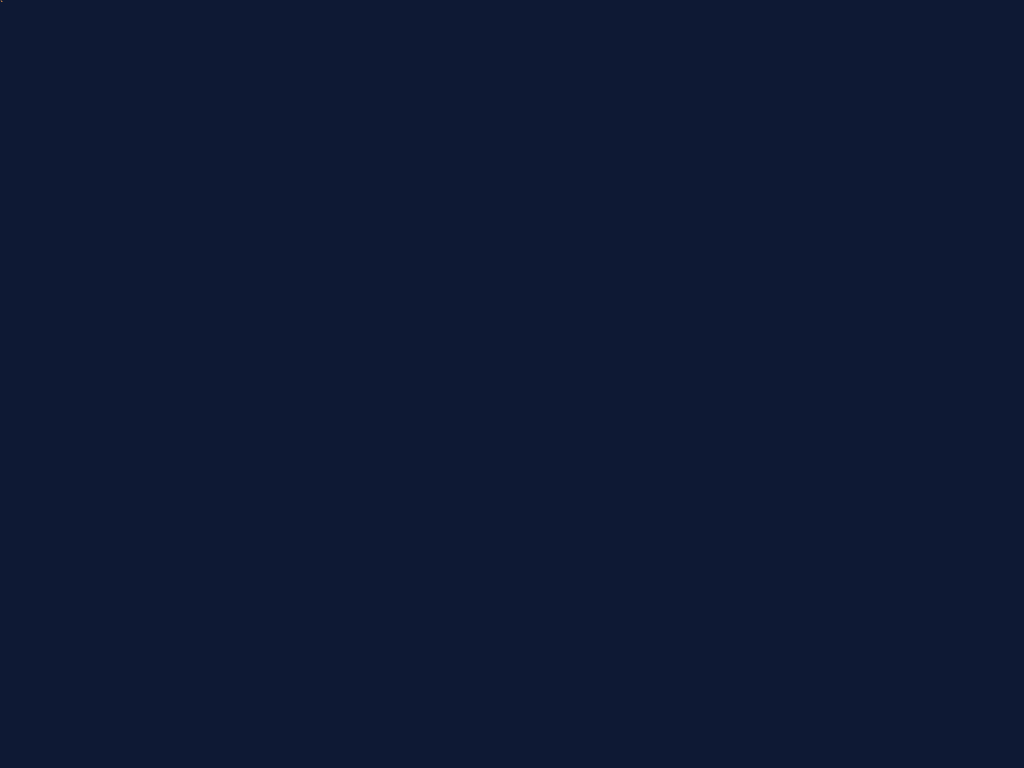
Frame 1 (no input)
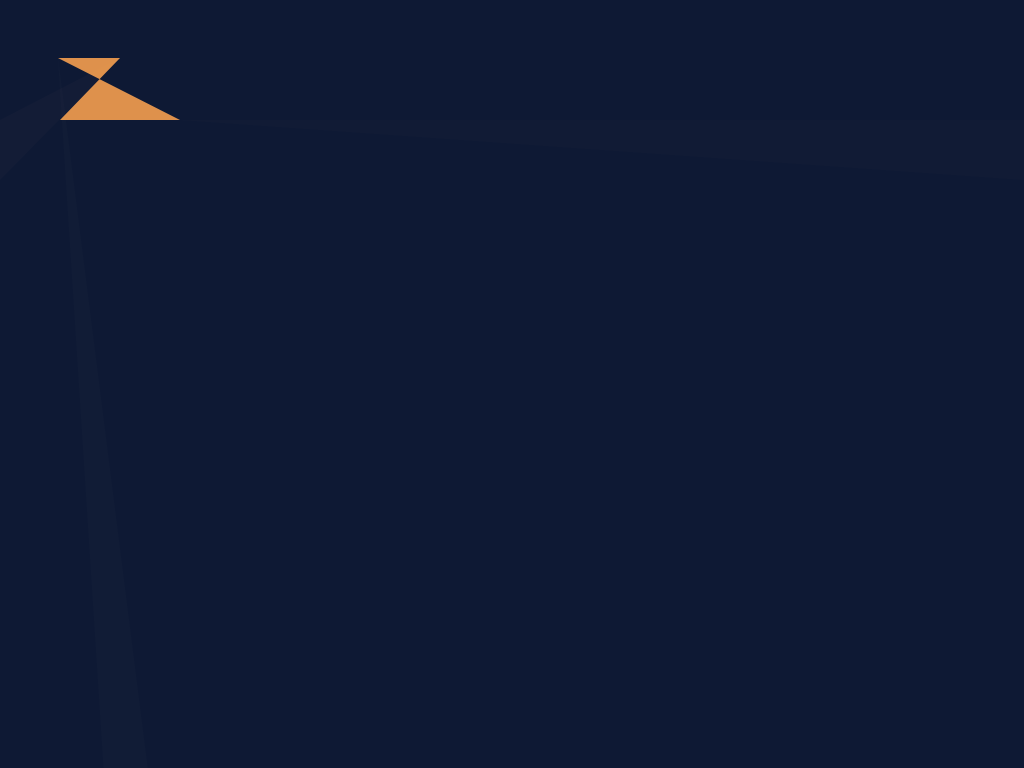
Frame 60 (the mouse pressed at the canvas centre just before this capture)
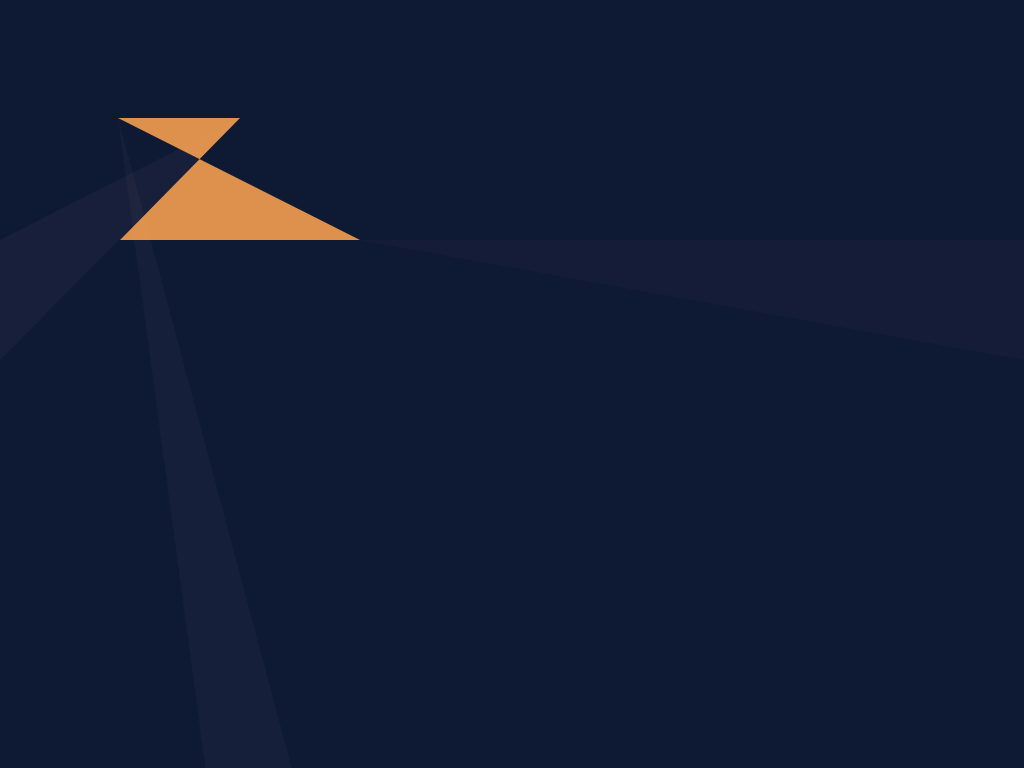
Frame 120 (the mouse held since frame 60 and released just before this capture)

The Processing sketch that drew these frames (run headless with seeded random() and noise(); from frame 60 on, the mouse is pressed at the canvas centre):

// Processing sketch: processing_144955
// ── processing_144955.pde

// Konkuk University
// Department of Dynamic Media
// SOS iDesign
// Name: CHOI Joo Hee
// ID:201420114
 
int x1 = 0;
int y1 = 0;
int Xspeed1 = 3;
int Xspeed2 = 1;
int x2 = 0;
int y2 = 0;
int Yspeed1 = 2;
int Yspeed2 = -1;

 
float c1 = 0;     
float c2 = 255;   
float c1dir = 0.1; 
float c2dir = -0.1;
 
void setup() {
  size(1024,768);
  smooth(200);
}
 
void draw() {
  background(#0E1934);
  x1 = x1 + Xspeed1;
  y1 = y1 + Yspeed1;
  x2 = x2 + Xspeed2;
  y2 = y2 + Yspeed2;
  c1 = c1 + c1dir;
  
  //back
    if (c1 < 0 || c1 > 255) {
    c1dir *= -1;
  }
  fill(#F295A8, c1);
  noStroke();
  triangle(0, x1, y1, y2, 0, y1);
  fill(#AF969B, c1);
  triangle(y1, width, y2,y2, x1,width);
  fill(#AD4E61, c1);
  triangle(width, x1, x1,y1, width, y1 );

  //x, y set up
  if ((x1>width) || (x1<0)) {
    Xspeed1 = Xspeed1 * -1;
  }
     if ((x2>width) || (x2<0)) {
    Xspeed2 = Xspeed2 * -1;
  }
  if ((y1> height) || (y1<0)) {
    Yspeed1 = Yspeed1 * -1;
  }
  if ((y2> height) || (y2<0)) {
    Yspeed2 = Yspeed2 * -1;
  }

  //center figure
  fill(#FFA550, 220);
  quad(y1,y2,y2,y2,x1,y1,x2,y1);
}
